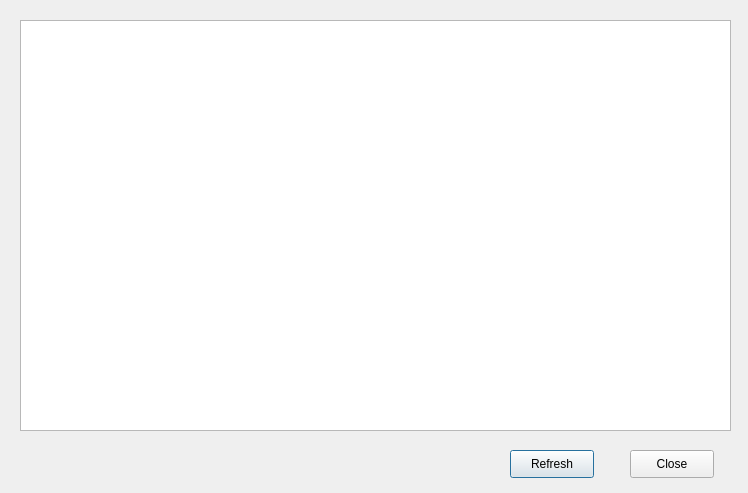
<?xml version="1.0" encoding="UTF-8"?>
<ui version="4.0">
 <class>LogWindow</class>
 <widget class="QDialog" name="LogWindow">
  <property name="geometry">
   <rect>
    <x>0</x>
    <y>0</y>
    <width>748</width>
    <height>493</height>
   </rect>
  </property>
  <property name="minimumSize">
   <size>
    <width>748</width>
    <height>493</height>
   </size>
  </property>
  <property name="maximumSize">
   <size>
    <width>748</width>
    <height>493</height>
   </size>
  </property>
  <property name="windowTitle">
   <string>Logs</string>
  </property>
  <widget class="QTextBrowser" name="textBrowser">
   <property name="geometry">
    <rect>
     <x>20</x>
     <y>20</y>
     <width>711</width>
     <height>411</height>
    </rect>
   </property>
  </widget>
  <widget class="QPushButton" name="freshButton">
   <property name="geometry">
    <rect>
     <x>510</x>
     <y>450</y>
     <width>84</width>
     <height>28</height>
    </rect>
   </property>
   <property name="text">
    <string>Refresh</string>
   </property>
  </widget>
  <widget class="QPushButton" name="closeButton">
   <property name="geometry">
    <rect>
     <x>630</x>
     <y>450</y>
     <width>84</width>
     <height>28</height>
    </rect>
   </property>
   <property name="text">
    <string>Close</string>
   </property>
  </widget>
 </widget>
 <resources/>
 <connections/>
</ui>
